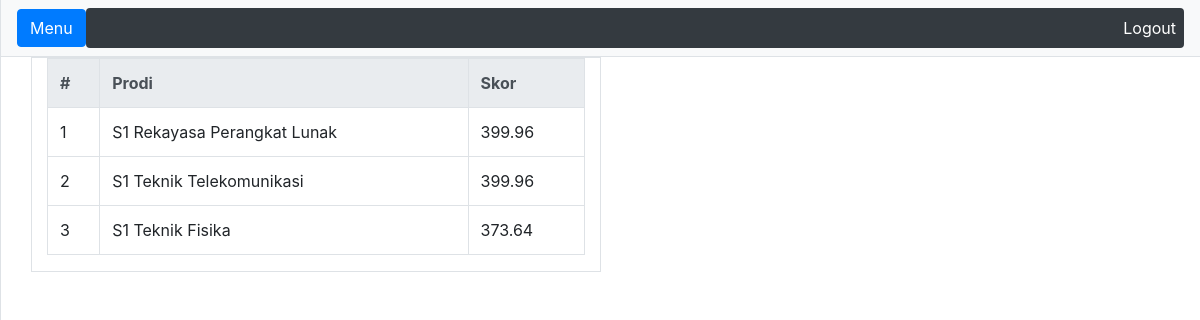
/akreditasi (signed in), run on an earlier commit of the app's database.
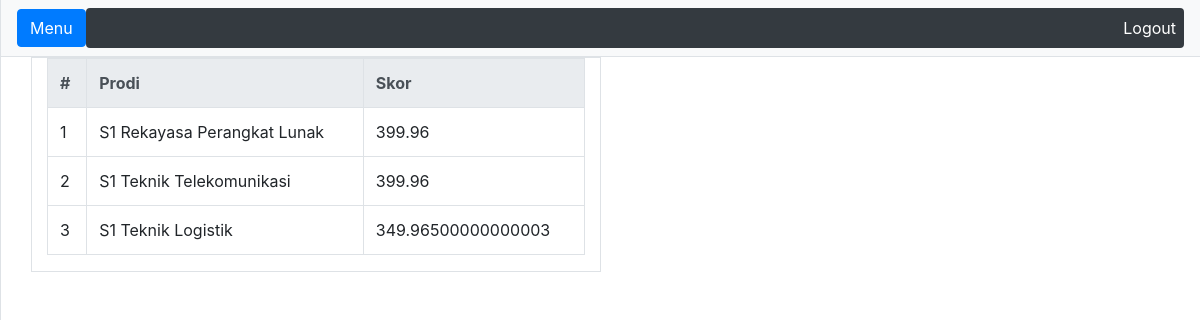
And on a later commit of the database.
### flask_app.py (models this page shows, shortened)
class Skor(db.Model):
    id_skor = db.Column(db.Integer, primary_key=True, autoincrement=True)
    prodinya = db.Column(db.String(30), nullable=True)
    skor = db.Column(db.Integer)

### flask_app.py (the view)
@app.route("/akreditasi")
def akreditasi():
    if "status" in session:
        if session["status"] == "active":
            username = session["username"]
            skor = Skor.query.all()
            length = len(skor)
            return render_template("akreditasi.html", skor=skor, length=length, username=username)
        else:
            flash("You are not logged in yet")
            return redirect(url_for("login"))
    else:
        session["status"] = "inactive"
        flash("You are not logged in yet")
        return redirect(url_for("login"))

### templates/akreditasi.html (shortened to what this page needs)
{% extends "base.html" %}
{% block content %}
<div class="container-fluid">
    <div class="col-lg-6 col-xs-12 table table-bordered">
        <table class="table table-stripped">
            <tr class="thead-light">
                <th>#</th>
                <th>Prodi</th>
                <th>Skor</th>
            </tr>
            {% for x in range(length): %}
            <tr>
                <td>{{x+1}}</td>
                <td>{{skor[x].prodinya}}</td>
                <td>{{skor[x].skor}}</td>
            </tr>
            {% endfor %}
        </table>
    </div>
</div>
{% endblock %}

### templates/base.html (shortened to what this page needs)
<!DOCTYPE html>
<html lang="en">
<head>
    <link rel="stylesheet" href="https://stackpath.bootstrapcdn.com/bootstrap/4.4.1/css/bootstrap.min.css">
    <link rel="stylesheet" href="{{ url_for('static', filename='css/simple-sidebar.css') }}">
    <link rel="stylesheet" href="{% block css %}{% endblock %}">
</head>
<body>
    <div class="d-flex" id="wrapper">
    <div id="page-content-wrapper">
      <nav class="navbar navbar-expand-lg navbar-light bg-light border-bottom">
          {% if username: %}
            <button class="btn btn-primary" id="menu-toggle" >Menu</button>
          {% endif %}
        <div class="rounded collapse navbar-collapse bg-dark" id="navbarSupportedContent">
          <ul class="navbar-nav ml-auto mt-2 mt-lg-0">
            {% if username: %}
              <li class="nav-item active">
                <a style="color:white" class="nav-link" href="/logout">Logout <span class="sr-only">(current)</span></a>
              </li>
            {% endif %}
          </ul>
        </div>
      </nav>
        <div class="container-fluid">
            {% block content %}{% endblock %}
        </div>
    </div>
  </div>
</body>
</html>

### static/css/simple-sidebar.css (style rules this page uses)
body { overflow-x: hidden; }
#page-content-wrapper { min-width: 100vw; }
@media (min-width: 768px) { #page-content-wrapper { min-width: 0; width: 100%; } }

What changed in the data, as far as the page shows it:
removed Skor: prodinya "S1 Teknik Fisika", skor "373.64"
added Skor: prodinya "S1 Teknik Logistik", skor "349.96500000000003"
Also different on the page:
new list line: "3"
list line gone: "3"
